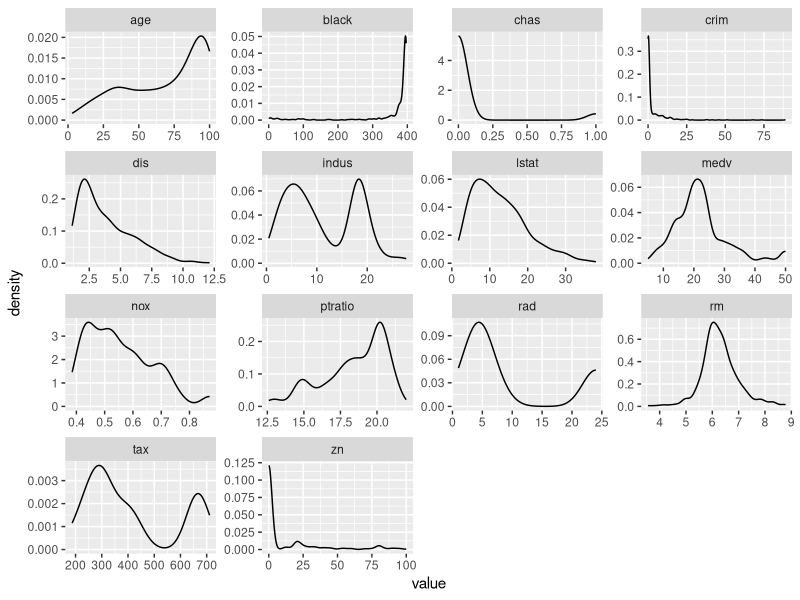
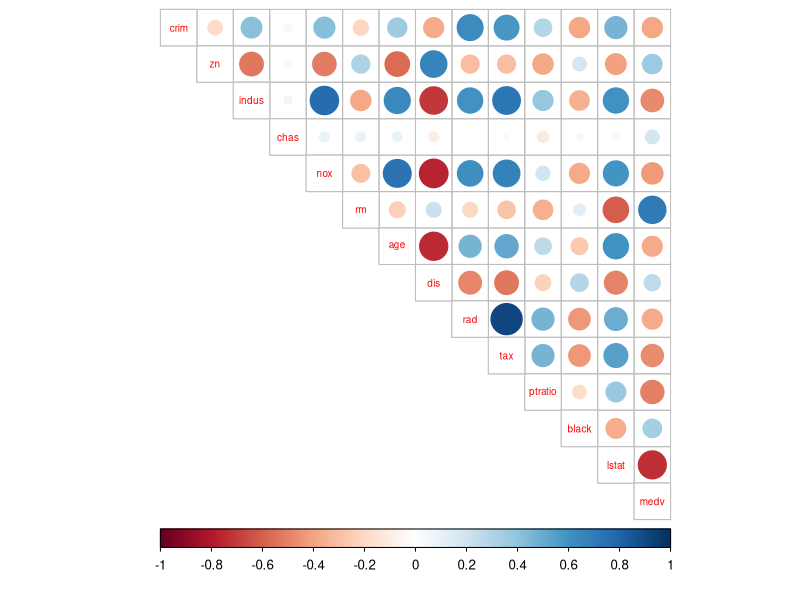
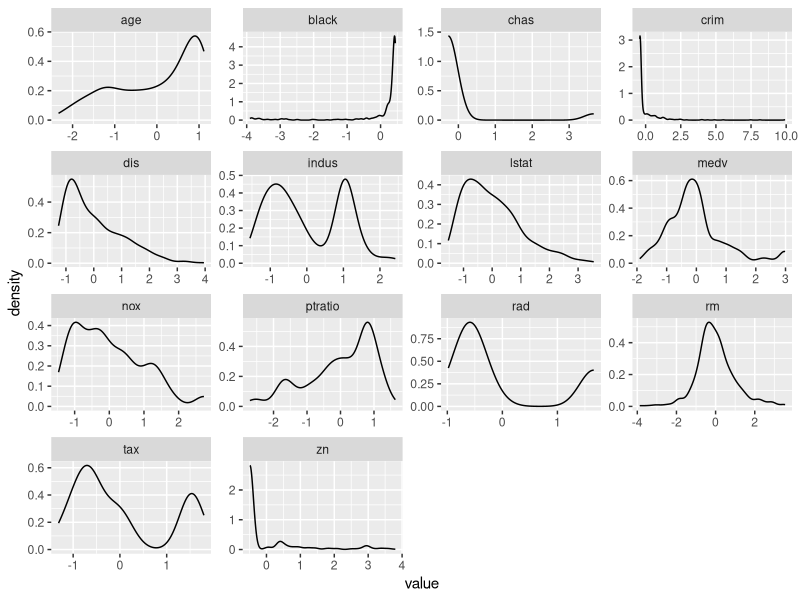
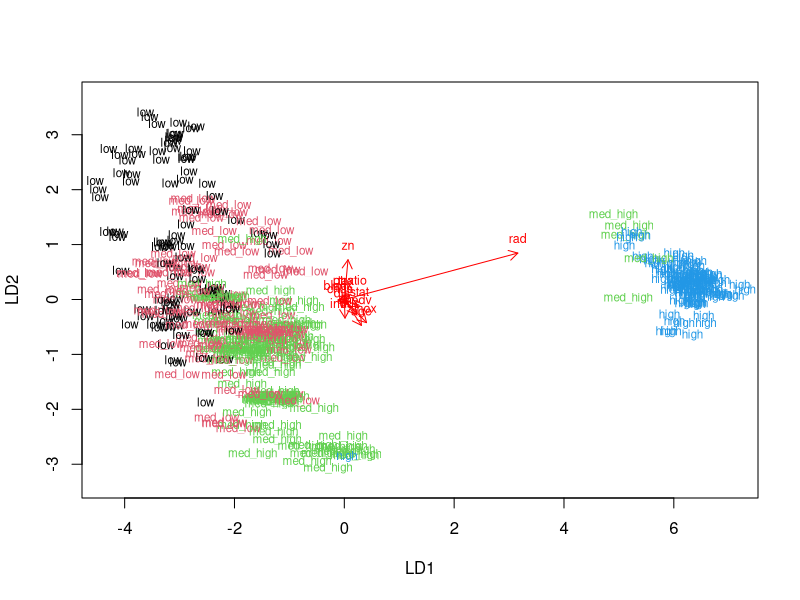

The R source for these figures, in order:
## ---- chunk 1
date()
## ---- chunk 2

# We require the MASS package for our dataset
library(MASS)

# load the data
data("Boston")

# explore the dataset
str(Boston)

## ---- chunk 3

sum(is.na(Boston))

## ---- chunk 4
summary(Boston)
## ---- chunk 5
# draw a bar plot of each variable

# we require dplyr, tidyr and ggplot for the below code chunk compiling the kernely densities
library(dplyr)
library(tidyr)
library(ggplot2)

gather(Boston) %>% ggplot(aes(value)) + geom_density() + facet_wrap("key", scales = "free")
## ---- chunk 6

# We require the following libraries for the correlation plot
library(tidyr)
library(corrplot)

# calculate the correlation matrix and round it
cor_matrix <- Boston %>% cor() %>% round(digits=2)

# print the correlation matrix
cor_matrix

## ---- chunk 7
# visualize the correlation matrix
corrplot(cor_matrix, method="circle", type="upper", cl.pos="b", tl.pos="d", tl.cex=0.6)

## ---- chunk 8
# center and standardize variables
boston_scaled <- Boston %>% scale() %>% as.data.frame()
                          
# summaries of the scaled variables
summary(boston_scaled)

## ---- chunk 9
# draw a bar plot of each variable
gather(boston_scaled) %>% ggplot(aes(value)) + geom_density() + facet_wrap("key", scales = "free")
## ---- chunk 10

# create a quantile vector of crim and print it
bins <- quantile(boston_scaled$crim)

# create a categorical variable 'crime'
crime <- cut(boston_scaled$crim, breaks = bins, include.lowest = TRUE, labels=c("low", "med_low", "med_high", "high"))

# remove original crim from the dataset
boston_scaled <- dplyr::select(boston_scaled, -crim)

# add the new categorical value to scaled data
boston_scaled <- data.frame(boston_scaled, crime)

# look at the table of the new factor crime
table(crime)

## ---- chunk 11

# number of rows in the Boston dataset 
n <- nrow(boston_scaled)

set.seed(13)

# choose randomly 80% of the rows
ind <- sample(n,  size = n * 0.8)

# create train set
train <- boston_scaled[ind,]

# create test set 
test <- boston_scaled[-ind,]

# save the correct classes from test data
correct_classes <- test$crime

# remove the crime variable from test data
test <- dplyr::select(test, -crime)

## ---- chunk 12

set.seed(13)

# linear discriminant analysis
lda.fit <- lda(crime~., data = train)

# print the lda.fit object
lda.fit

# the function for lda biplot arrows
lda.arrows <- function(x, myscale = 1, arrow_heads = 0.1, color = "red", tex = 0.75, choices = c(1,2)){
  heads <- coef(x)
  graphics::arrows(x0 = 0, y0 = 0, 
         x1 = myscale * heads[,choices[1]], 
         y1 = myscale * heads[,choices[2]], col=color, length = arrow_heads)
  text(myscale * heads[,choices], labels = row.names(heads), 
       cex = tex, col=color, pos=3)
}

# target classes as numeric
classes <- as.numeric(train$crime)

# plot the lda results (select both lines and execute them at the same time!)
plot(lda.fit, dimen = 2, col = classes, pch = classes)
lda.arrows(lda.fit, myscale = 1)

## ---- chunk 13
# predict classes with test data
lda.pred <- predict(lda.fit, newdata = test)

# cross tabulate the results
table(correct = correct_classes, predicted = lda.pred$class)

